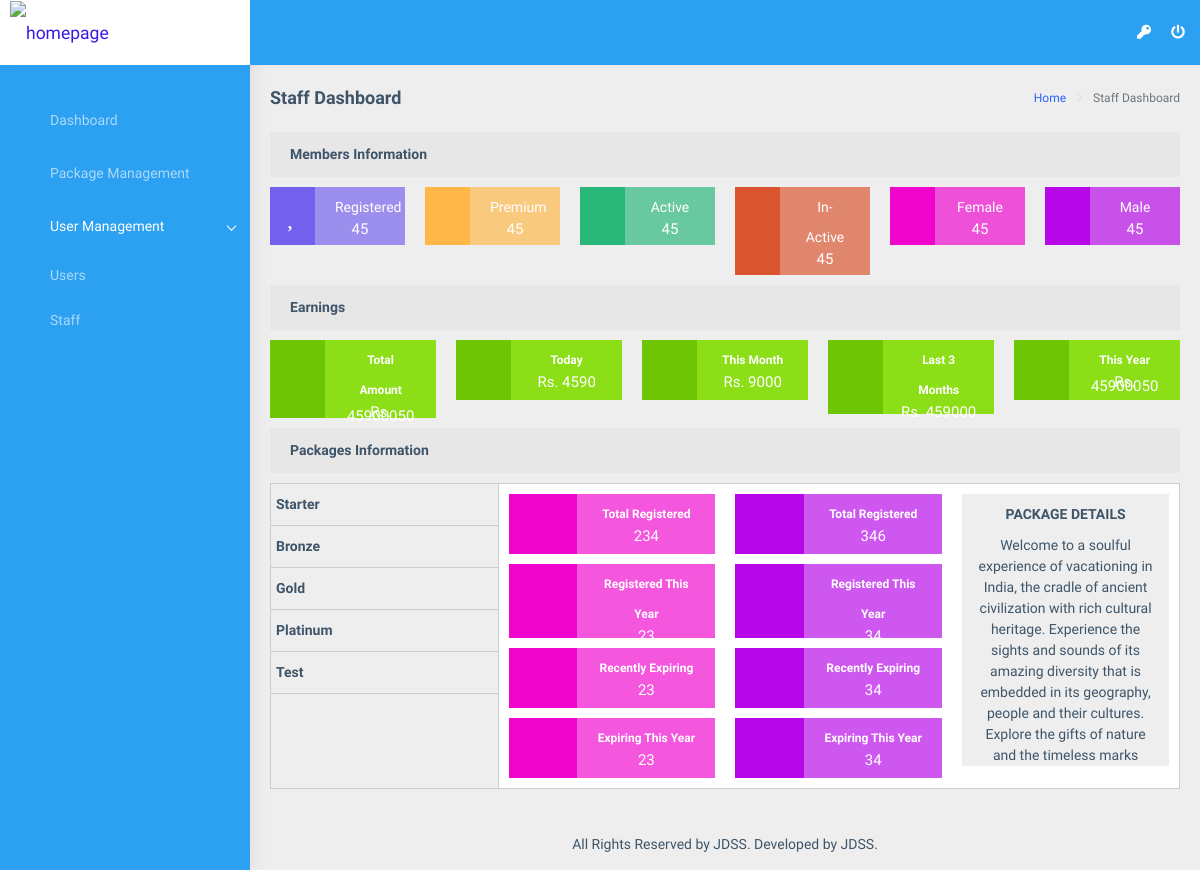
/staff/dashboard/ (signed in), run on an earlier commit of the app's database.
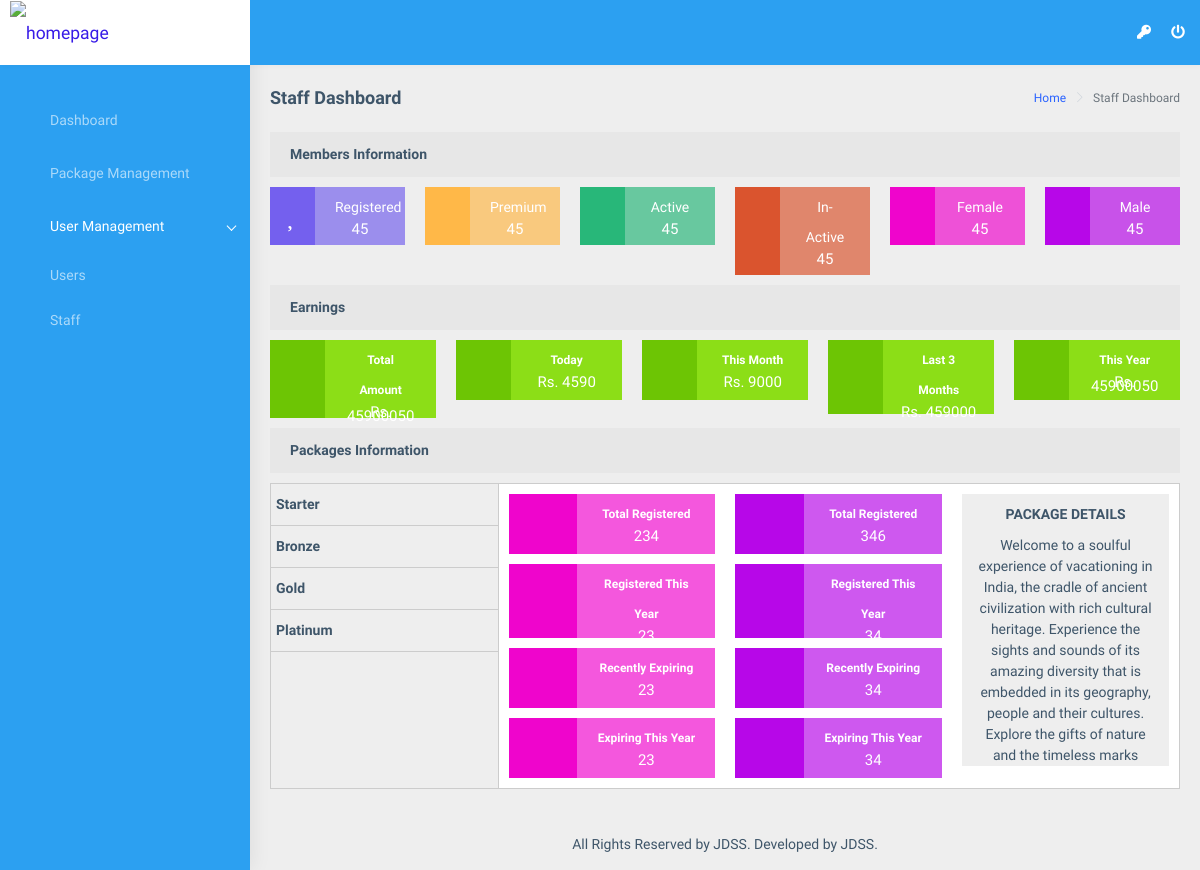
And on a later commit of the database.
### app/models.py (models this page shows)
class Package(models.Model):
    TENURE_TYPE = (
        (1, "Years"),
        (2, "Months"),
        (3, "Weeks"),
    )
    IS_TRUE = ((True, 'YES'), (False, 'NO'))
    user = models.ForeignKey(
        CustomUser,
        db_index = True,
        null = True,
        blank = True,
        on_delete = models.CASCADE,
    )
    package_name = models.CharField(
        max_length = 255,
        blank = False,
        null = False,
        unique = True,
    )
    value = models.IntegerField(
        db_index = True,
        null = False,
        blank = False,
    )
    tenure = models.IntegerField(
        db_index = True,
        null = False,
        blank = False,
    )
    tenure_types = models.IntegerField(
        default = 1,
        choices = TENURE_TYPE,
        db_index = True,
    )
    description = models.TextField(
        null = True,
        blank = True,
    )
    is_active = models.BooleanField(
        default = True,
        choices = IS_TRUE,
        db_index = True,
    )
    created_on = models.DateTimeField(
        auto_now_add = True,
        db_index = True,
        null = True,
        blank = True,
    )
    class Meta:
        verbose_name_plural = "Packages"

### app/views/dashboard.py (the view)
# urls.py: path('staff/dashboard/', never_cache(login_required(dashboard.StaffDashboardView.as_view())), name="staff_dashboard"),
class StaffDashboardView(View):
    template_name = 'app/base/base.html'
    data = defaultdict()
    data["included_template"] = 'app/staff/index.html'
    data["page_title"] = "Staff Dashboard"
    data["css_files"] = []
    data["js_files"] = ['custom_files/js/packages_counter.js']
    def get(self, request):
        self.data["packages"] = Package.objects.all().order_by("is_active")
        return render(request, self.template_name, self.data)

### app/templatetags/common_filters.py (called while the page is built)
@register.simple_tag
def load_css_files(scripts = list()):
    html = []
    for script in scripts:
        html.append('<link rel="stylesheet" href="'+settings.STATIC_URL+script+'"/>')
    return safestring.mark_safe(''.join(html))

@register.simple_tag
def load_javascript_files(scripts = list()):
    html = []
    for script in scripts:
        html.append('<script src="'+settings.STATIC_URL+script+'"></script>')
    return safestring.mark_safe(''.join(html))

### app/templates/app/base/base.html (shortened to what the changed rows need)
{% load static %}
{% load common_filters %}
<!DOCTYPE html>
<html dir="ltr" lang="en">
<head>
    <link href="{% static 'base_files/css/style.min.css' %}" rel="stylesheet">
	<link href="{% static 'custom_files/css/custom.css' %}" rel="stylesheet">
</head>
<body>
    <div id="main-wrapper">
        <header class="topbar" style="background-color:#2ca0f1;">
            <nav class="navbar top-navbar navbar-expand-md">
                <div class="navbar-header">
                    <a class="navbar-brand" href="index.html" style="background-color:#FFF; text-align:center">
                        <span class="logo-text text-center">
                             <img src="{% static 'images/numpy-pandas.jpeg' %}" style="width:92px;" alt="homepage" class="light-logo" />
                        </span>
                    </a>
                </div>
            </nav>
        </header>
        <div class="page-wrapper">
            <div class="container-fluid">
                {% include included_template %}
            </div>
        </div>
    </div>
</body>
</html>

### app/templates/app/staff/index.html (shortened to what the changed rows need)
<div class="row">
	<div class="col-md-12">
		<div class="row" style="padding:10px;">
			<div class="col-3 sidetab-col-left">
				<ul class="sidetabs">
					{% for package in packages %}
						<li id="id_package_counter_{{package.id}}" onclick="package_counters($(this))">{{ package.package_name|title }}</li>
					{% endfor %}
				</ul>
			</div>
			<div class="col-9 sidetab-col-right">
				<div class="container" style="padding:10px;">
					{% for package in packages %}
						<div class="row package_counters" id="id_package_{{package.id}}">
							<div class="col-8">
								<div class="row" style="margin-bottom:10px;">
									<div class="col">
										<div class="col-md-12 text-center">
											<div class="row">
												<div class="col-4 bg-pink text-center">
													<span class="mdi mdi-gender-female earnings-icons"></span>
												</div>
												<div class="col-8 bg-pink-light">
													<span class="earnings-icons-title">
														Total Registered
													</span>
													<span class="earnings-icons-counter">
														234
													</span>
												</div>
											</div>
										</div>
									</div>
									<div class="col">
										<div class="col-md-12 text-center">
											<div class="row">
												<div class="col-4 bg-male text-center">
													<span class="mdi mdi-gender-male earnings-icons"></span>
												</div>
												<div class="col-8 bg-male-light">
													<span class="earnings-icons-title">
														Total Registered
													</span>
													<span class="earnings-icons-counter">
														346
													</span>
												</div>
											</div>
										</div>
									</div>
								</div>
								<div class="row" style="margin-bottom:10px;">
									<div class="col">
										<div class="col-md-12 text-center">
											<div class="row">
												<div class="col-4 bg-pink text-center">
													<span class="mdi mdi-gender-female earnings-icons"></span>
												</div>
												<div class="col-8 bg-pink-light">
													<span class="earnings-icons-title">
														Registered This Year
													</span>
													<span class="earnings-icons-counter">
														23
													</span>
												</div>
											</div>
										</div>
									</div>
									<div class="col">
										<div class="col-md-12 text-center">
											<div class="row">
												<div class="col-4 bg-male text-center">
													<span class="mdi mdi-gender-male earnings-icons"></span>
												</div>
												<div class="col-8 bg-male-light">
													<span class="earnings-icons-title">
														Registered This Year
													</span>
													<span class="earnings-icons-counter">
														34
													</span>
												</div>
											</div>
										</div>
									</div>
								</div>
								<div class="row" style="margin-bottom:10px;">
									<div class="col">
										<div class="col-md-12 text-center">
											<div class="row">
												<div class="col-4 bg-pink text-center">
													<span class="mdi mdi-gender-female earnings-icons"></span>
												</div>
												<div class="col-8 bg-pink-light">
													<span class="earnings-icons-title">
														Recently Expiring
													</span>
													<span class="earnings-icons-counter">
														23
													</span>
												</div>
											</div>
										</div>
									</div>
									<div class="col">
										<div class="col-md-12 text-center">
											<div class="row">
												<div class="col-4 bg-male text-center">
													<span class="mdi mdi-gender-male earnings-icons"></span>
												</div>
												<div class="col-8 bg-male-light">
													<span class="earnings-icons-title">
														Recently Expiring
													</span>
													<span class="earnings-icons-counter">
														34
													</span>
												</div>
											</div>
										</div>
									</div>
								</div>
								<div class="row">
									<div class="col">
										<div class="col-md-12 text-center">
											<div class="row">
												<div class="col-4 bg-pink text-center">
													<span class="mdi mdi-gender-female earnings-icons"></span>
												</div>
												<div class="col-8 bg-pink-light">
													<span class="earnings-icons-title">
														Expiring This Year
													</span>
													<span class="earnings-icons-counter">
														23
													</span>
												</div>
											</div>
										</div>
									</div>
									<div class="col">
										<div class="col-md-12 text-center">
											<div class="row">
												<div class="col-4 bg-male text-center">
													<span class="mdi mdi-gender-male earnings-icons"></span>
												</div>
												<div class="col-8 bg-male-light">
													<span class="earnings-icons-title">
														Expiring This Year
													</span>
													<span class="earnings-icons-counter">
														34
													</span>
												</div>
											</div>
										</div>
									</div>
								</div>
							</div>
							<div class="col-4">
								<div class="col-md-12 bg-grey text-center">
									<span style="padding:10px; display:block;">
										<strong>PACKAGE DETAILS</strong>
									</span>
									<p style="margin-bottom:0px;">
										{{package.description|safe}}
									</p>
								</div>
							</div>
						</div>
					{% endfor %}
				</div>
			</div>
		</div>
	</div>
</div>

What changed in the data, as far as the page shows it:
removed Package: package_name "Test", shown under "Staff Dashboard"
